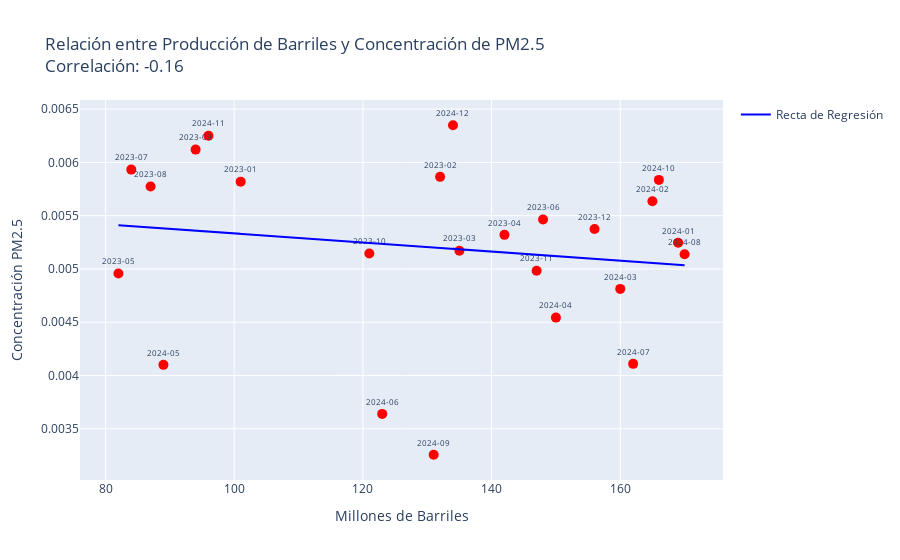

The notebook cell saved with this chart:
### Markdown cell above
### Veamos con pearson que sale

### Code cell
from scipy.stats import pearsonr, linregress
import plotly.express as px
import pandas as pd
barriles = pemex_NL['Miles de barriles mensuales'].iloc[0:24]
pm25 = m_pm_NL['Concentración Promedio Mensual'].iloc[0:24]

### Normalizar 
# barriles = (barriles - barriles.min()) / (barriles.max() - barriles.min())
# pm25 = (pm25 - pm25.min()) / (pm25.max() - pm25.min())


# Calcular la correlación de Pearson
correlation = pearsonr(barriles, pm25)

# Crear DataFrame
df = pd.DataFrame({'Mes': m_pm_NL['Fecha'].astype(str), 'Barriles': barriles, 'PM2.5': pm25})

# Ajustar la recta de regresión lineal
slope, intercept, r_value, p_value, std_err = linregress(barriles, pm25)
print(r_value)
# Crear scatter plot interactivo
fig = px.scatter(df, x='Barriles', y='PM2.5', text='Mes', 
                 title=f'Relación entre Producción de Barriles y Concentración de PM2.5<br>Correlación: {correlation[0]:.2f}', 
                 labels={'Barriles': 'Millones de Barriles', 'PM2.5': 'Concentración PM2.5'})

# Añadir la recta de regresión al gráfico
fig.add_scatter(x=df['Barriles'], y=slope * df['Barriles'] + intercept, mode='lines', name='Recta de Regresión', line=dict(color='blue'))

# Ajustar la posición de las etiquetas
fig.update_traces(textposition='top center', marker=dict(size=10, color='red'),
    textfont=dict(size=8)  # Ajustar tamaño de la fuente de las etiquetas de texto
                  )

# Mostrar la gráfica
fig.show()

# Imprimir la correlación y R²
print(f'Coeficiente de correlación de Pearson: {correlation[0]:.2f}')
print(f'R² (coeficiente de determinación): {correlation[0]**2:.2f}')

### Figure 1 — Plotly figure (JSON) as saved in the notebook; plotly's stock layout.template omitted (floating-point values rounded to 4 significant figures)
{"data": [{"hovertemplate": "Millones de Barriles=%{x}<br>Concentración PM2.5=%{y}<br>Mes=%{text}<extra></extra>", "legendgroup": "", "marker": {"color": "red", "size": 10, "symbol": "circle"}, "mode": "markers+text", "name": "", "orientation": "v", "showlegend": false, "text": ["2023-01", "2023-02", "2023-03", "2023-04", "2023-05", "2023-06", "2023-07", "2023-08", "2023-09", "2023-10", "2023-11", "2023-12", "2024-01", "2024-02", "2024-03", "2024-04", "2024-05", "2024-06", "2024-07", "2024-08", "2024-09", "2024-10", "2024-11", "2024-12"], "textfont": {"size": 8}, "textposition": "top center", "type": "scatter", "x": [101, 132, 135, 142, 82, 148, 84, 87, 94, 121, 147, 156, 169, 165, 160, 150, 89, 123, 162, 170, 131, 166, 96, 134], "xaxis": "x", "y": [0.005819, 0.005864, 0.005171, 0.00532, 0.004958, 0.005463, 0.005932, 0.005774, 0.00612, 0.005145, 0.004983, 0.005374, 0.005245, 0.005634, 0.004813, 0.004543, 0.0041, 0.00364, 0.00411, 0.005139, 0.003257, 0.005835, 0.00625, 0.006348], "yaxis": "y"}, {"line": {"color": "blue"}, "marker": {"color": "red", "size": 10}, "mode": "lines", "name": "Recta de Regresión", "textfont": {"size": 8}, "textposition": "top center", "type": "scatter", "x": [101, 132, 135, 142, 82, 148, 84, 87, 94, 121, 147, 156, 169, 165, 160, 150, 89, 123, 162, 170, 131, 166, 96, 134], "y": [0.005329, 0.005197, 0.005185, 0.005155, 0.00541, 0.005129, 0.005402, 0.005389, 0.005359, 0.005244, 0.005134, 0.005095, 0.00504, 0.005057, 0.005078, 0.005121, 0.00538, 0.005236, 0.00507, 0.005036, 0.005202, 0.005053, 0.005351, 0.005189]}], "layout": {"legend": {"tracegroupgap": 0}, "title": {"text": "Relación entre Producción de Barriles y Concentración de PM2.5<br>Correlación: -0.16"}, "xaxis": {"anchor": "y", "domain": [0, 1], "title": {"text": "Millones de Barriles"}}, "yaxis": {"anchor": "x", "domain": [0, 1], "title": {"text": "Concentración PM2.5"}}}}
